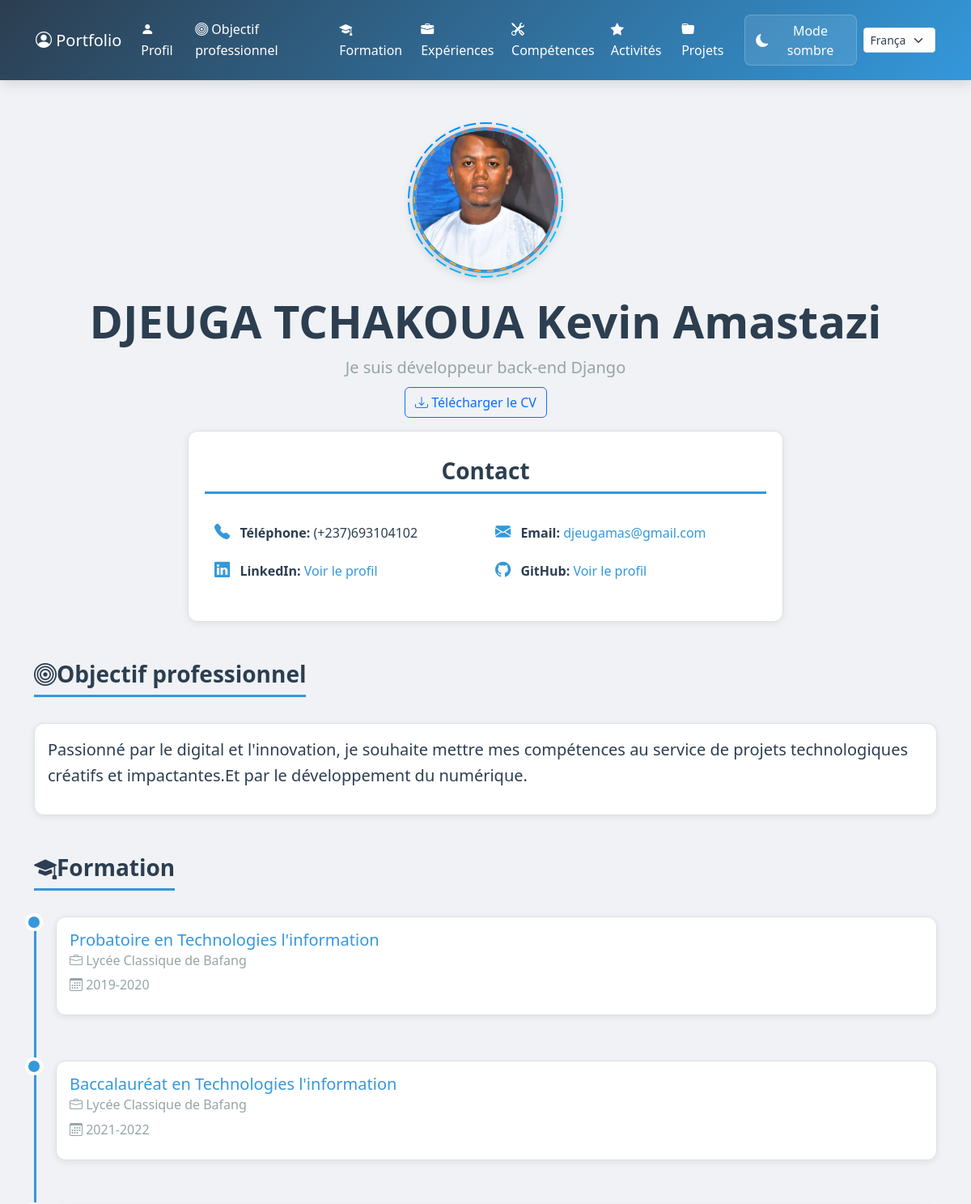
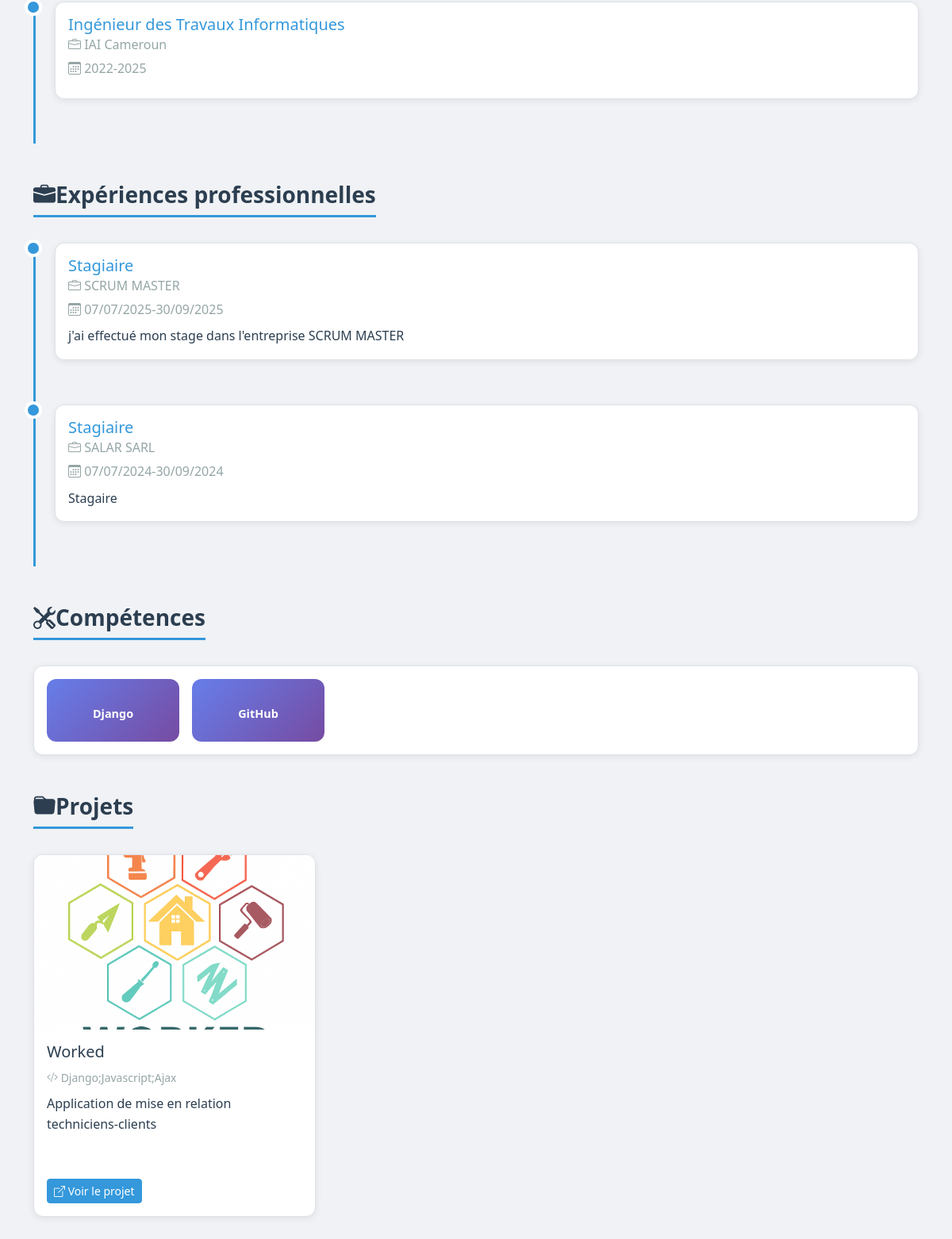
The app's page /, older data (2 pictures, top to bottom).
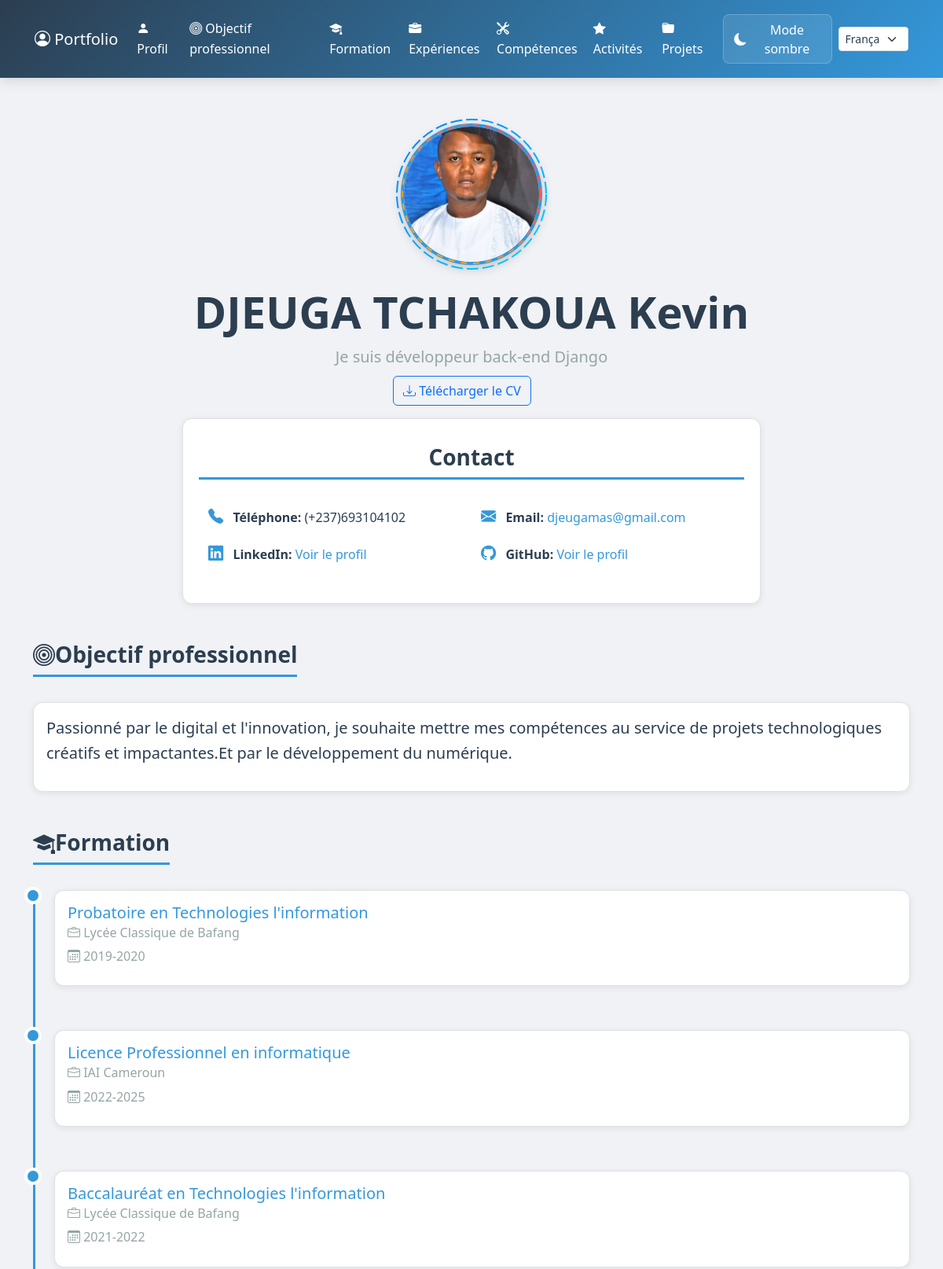
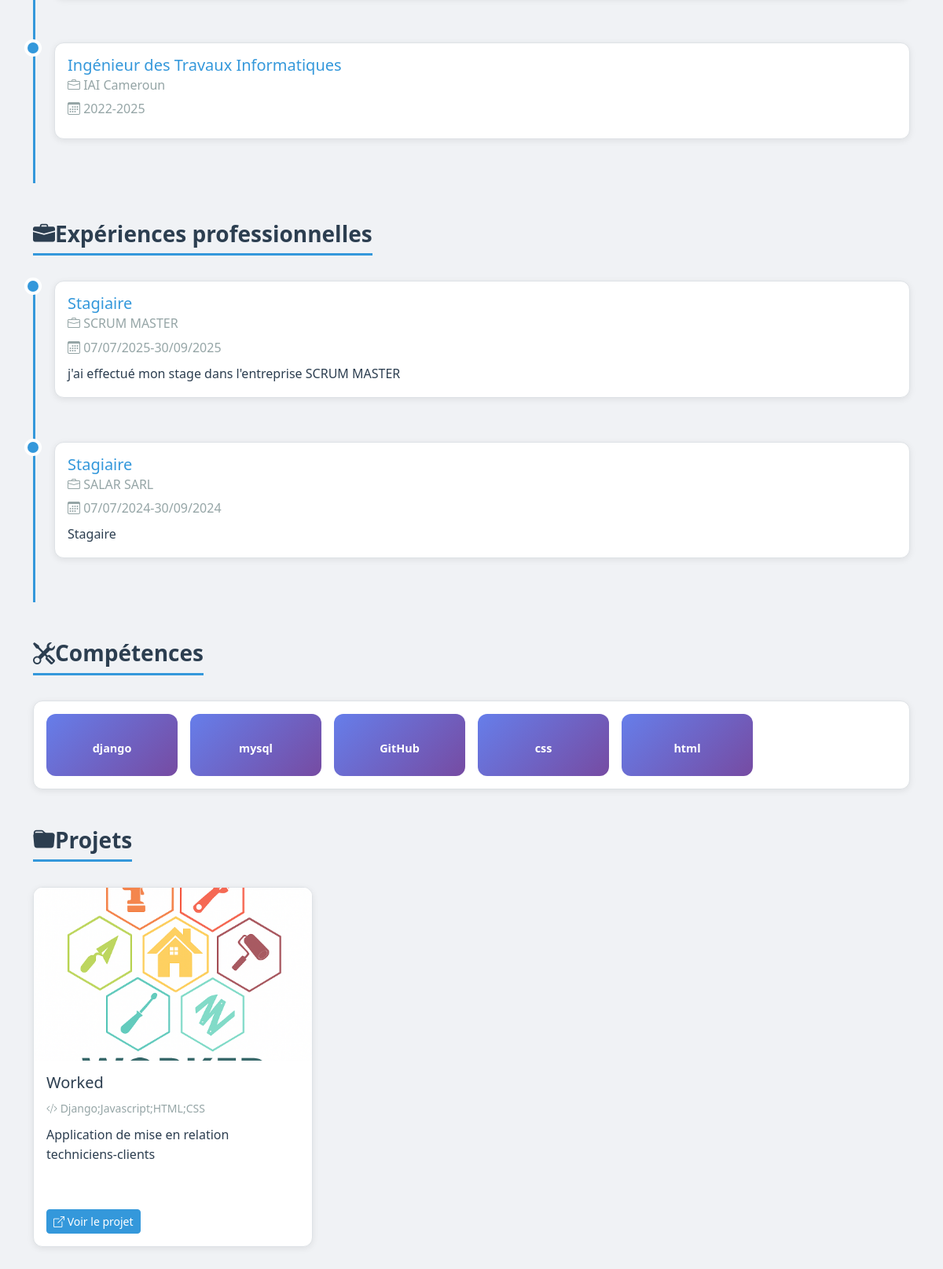
The same page, newer data (2 pictures, top to bottom).
### portfolio/models.py (models this page shows, shortened)
class Profil(models.Model):
    user = models.OneToOneField(User, on_delete=models.CASCADE)
    nom = models.CharField(max_length=100, default='DJEUGA TCHAKOUA')
    prenom = models.CharField(max_length=100, default='KEVIN')
    pays = models.CharField(max_length=100, default='Cameroun')
    telephone = models.CharField(max_length=20, default='(+237)693104102')
    email = models.EmailField(default='djeugamas@gmail.com')
    linkedin = models.URLField(blank=True, default='linkedin.com/in/kevin-djeuga')
    github = models.URLField(blank=True, default='https://github.com/AMASTAZI')
    objectif = models.TextField(default='Passionné par le digital et l\'innovation, je souhaite mettre mes compétences au service de projets technologiques créatifs et impactants.')
    photo = models.ImageField(upload_to='profils/', blank=True, null=True)
    cv = models.FileField(upload_to='cvs/', blank=True, null=True)
    class Meta:
        verbose_name = 'Profil'
        verbose_name_plural = 'Profils'

class Formation(models.Model):
    profil = models.ForeignKey(Profil, on_delete=models.CASCADE, related_name='formations')
    titre = models.CharField(max_length=200)
    etablissement = models.CharField(max_length=200)
    periode = models.CharField(max_length=100)
    description = models.TextField(blank=True)
    ordre = models.IntegerField(default=0)
    class Meta:
        verbose_name = 'Formation'
        verbose_name_plural = 'Formations'
        ordering = ['-ordre', '-id']

class Experience(models.Model):
    profil = models.ForeignKey(Profil, on_delete=models.CASCADE, related_name='experiences')
    poste = models.CharField(max_length=200)
    entreprise = models.CharField(max_length=200)
    periode = models.CharField(max_length=100)
    description = models.TextField()
    ordre = models.IntegerField(default=0)
    class Meta:
        verbose_name = 'Expérience'
        verbose_name_plural = 'Expériences'
        ordering = ['-ordre', '-id']

class Competence(models.Model):
    profil = models.ForeignKey(Profil, on_delete=models.CASCADE, related_name='competences')
    nom = models.CharField(max_length=100)
    categorie = models.CharField(max_length=100, blank=True)
    class Meta:
        verbose_name = 'Compétence'
        verbose_name_plural = 'Compétences'
        ordering = ['categorie', 'nom']

class Projet(models.Model):
    profil = models.ForeignKey(Profil, on_delete=models.CASCADE, related_name='projets')
    titre = models.CharField(max_length=200)
    description = models.TextField(blank=True)
    image_principale = models.ImageField(upload_to='projets/', blank=True, null=True)
    langages = models.CharField(max_length=200, blank=True, help_text='Liste de langages séparés par des virgules')
    ordre = models.IntegerField(default=0)
    lien = models.URLField(blank=True, null=True, help_text='Lien vers le projet (ex: démo ou repo)')
    class Meta:
        verbose_name = 'Projet'
        verbose_name_plural = 'Projets'
        ordering = ['-ordre', '-id']

### portfolio/views.py (the view)
# urls.py: path('', views.accueil, name='accueil'),
def accueil(request):
    try:
        profil = Profil.objects.prefetch_related('projets', 'projets__images').first()
    except Profil.DoesNotExist:
        profil = None
    context = {
        'profil': profil,
    }
    return render(request, 'portfolio/accueil.html', context)

### portfolio/templates/portfolio/accueil.html (shortened to what this page needs)
{% extends 'portfolio/base.html' %}
{% block content %}
{% if profil %}
    <div id="profil" class="text-center mb-3">
        <div class="profile-photo-wrapper mb-3">
    {% if profil.photo %}
        <img src="{{ profil.photo.url }}" alt="{{ profil.prenom }} {{ profil.nom }}" class="profile-photo">
    {% else %}
        <div class="profile-photo d-inline-flex align-items-center justify-content-center bg-secondary text-white" style="font-size: 4rem;">
            <i class="bi bi-person-circle"></i>
        </div>
    {% endif %}
</div>
        <h1 class="display-4 fw-bold"> {{ profil.nom }} {{ profil.prenom }}</h1>
        <p class="lead text-muted mb-2" id="pays-display">{{ profil.pays }}</p>
        <div class="w-100 mt-2">
            <div class="row justify-content-center align-items-center">
                <div class="col-auto text-center">
                    {% if profil.cv %}
                        <a href="{{ profil.cv.url }}" class="btn btn-outline-primary" target="_blank" rel="noopener" download>
                            <i class="bi bi-download"></i> Télécharger le CV
                        </a>
                    {% else %}
                        <span class="badge bg-secondary">CV non fourni</span>
                    {% endif %}
                </div>
            </div>
        </div>
    </div>
    <div class="row mb-5">
        <div class="col-md-8 mx-auto">
            <div class="contact-info">
                <div class="row">
                    <h2 class="section-title" style="text-align:center;">Contact</h2>
                    <div class="col-md-6 mb-3">
                        <i class="bi bi-telephone-fill"></i>
                        <strong>Téléphone:</strong> {{ profil.telephone }}
                    </div>
                    <div class="col-md-6 mb-3">
                        <i class="bi bi-envelope-fill"></i>
                        <strong>Email:</strong> <a href="mailto:{{ profil.email }}" style="text-decoration:none;">{{ profil.email }}</a>
                    </div>
                    {% if profil.linkedin %}
                    <div class="col-md-6 mb-3">
                        <i class="bi bi-linkedin"></i>
                        <strong>LinkedIn:</strong> <a href="{{ profil.linkedin }}" target="_blank" rel="noopener" style="text-decoration:none;">Voir le profil</a>
                    </div>
                    {% endif %}
                    {% if profil.github %}
                    <div class="col-md-6 mb-3">
                        <i class="bi bi-github"></i>
                        <strong>GitHub:</strong> <a href="{{ profil.github }}" target="_blank" rel="noopener" style="text-decoration:none;">Voir le profil</a>
                    </div>
                    {% endif %}
                </div>
            </div>
        </div>
    </div>
    {% if profil.objectif %}
    <div id="objectif" class="mb-5">
        <h2  class="section-title"><i class="bi bi-bullseye"></i>Objectif professionnel</h2>
        <div class="card">
            <div class="card-body">
                <p class="lead">{{ profil.objectif }}</p>
            </div>
        </div>
    </div>
    {% endif %}
    {% if profil.formations.all %}
    <div id="formation" class="mb-5">
        <h2 id="Formation" class="section-title"><i class="bi bi-mortarboard-fill"></i>Formation</h2>
        {% for formation in profil.formations.all %}
            <div class="timeline-item">
                <div class="card">
                    <div class="card-body">
                        <h5 class="card-title text-primary">{{ formation.titre }}</h5>
                        <h6 class="card-subtitle mb-2 text-muted">
                            <i class="bi bi-briefcase"></i> {{ formation.etablissement }}
                        </h6>
                        <p class="text-muted mb-2">
                            <i class="bi bi-calendar3"></i> {{ formation.periode }}
                        </p>
                    </div>
                </div>
            </div>
        {% endfor %}
    </div>
    {% endif %}
    {% if profil.experiences.all %}
    <div id="experiences" class="mb-5">
        <h2 class="section-title"><i class="bi bi-briefcase-fill"></i>Expériences professionnelles</h2>
        {% for experience in profil.experiences.all %}
            <div class="timeline-item">
                <div class="card">
                    <div class="card-body">
                        <h5 class="card-title text-primary">{{ experience.poste }}</h5>
                        <h6 class="card-subtitle mb-2 text-muted">
                            <i class="bi bi-briefcase"></i> {{ experience.entreprise }}
                        </h6>
                        <p class="text-muted mb-2">
                            <i class="bi bi-calendar3"></i> {{ experience.periode }}
                        </p>
                        <p class="card-text">{{ experience.description }}</p>
                    </div>
                </div>
            </div>
        {% endfor %}
    </div>
    {% endif %}
   {% load competence_tags %}
        {% if profil.competences.all %}
            <div id="competences" class="mb-5">
                <h2 class="section-title"><i class="bi bi-tools"></i>Compétences</h2>
                <div class="card">
                    <div class="card-body">
                        <div class="competences-grid">
                            {% for competence in profil.competences.all %}
                                <div class="competence-item">
                                    <span>{{ competence.nom }}</span>
                                </div>
                            {% endfor %}
                        </div>
                    </div>
                </div>
            </div>
        {% endif %}
    {% if profil.projets.all %}
    <div id="projets" class="mb-5">
        <h2 class="section-title"><i class="bi bi-folder-fill"></i>Projets</h2>
        <div class="row g-4">
            {% for projet in profil.projets.all %}
            <div class="col-12 col-md-6 col-lg-4">
                <div class="card h-100 project-card" data-bs-toggle="modal" data-bs-target="#projectModal-{{ projet.pk }}">
                    {% if projet.image_principale %}
                        <img src="{{ projet.image_principale.url }}" class="card-img-top" alt="{{ projet.titre }}">
                    {% endif %}
                    <div class="card-body d-flex flex-column">
                        <h5 class="card-title">{{ projet.titre }}</h5>
                        {% if projet.langages %}
                            <p class="mb-2">
                                <small class="text-muted">
                                    <i class="bi bi-code-slash"></i> {{ projet.langages }}
                                </small>
                            </p>
                        {% endif %}
                        {% if projet.description %}
                            <p class="card-text">{{ projet.description|truncatechars:120 }}</p>
                        {% else %}
                            <p class="card-text text-muted"><em>Pas de description.</em></p>
                        {% endif %}
                        <div class="mt-auto pt-2">
                            {% if projet.lien %}
                                <a href="{{ projet.lien }}" class="btn btn-primary btn-sm" target="_blank" rel="noopener" onclick="event.stopPropagation();">
                                    <i class="bi bi-box-arrow-up-right"></i> Voir le projet
                                </a>
                            {% else %}
                                <button class="btn btn-outline-secondary btn-sm" disabled>
                                    <i class="bi bi-hourglass-split"></i> En développement
                                </button>
                            {% endif %}
                        </div>
                    </div>
                </div>
            </div>
            {% endfor %}
        </div>
    </div>
    {% endif %}
{% endif %}
{% endblock %}

### portfolio/templates/portfolio/base.html (shortened to what this page needs)
<!DOCTYPE html>
{% load static %}
<html lang="fr">
<head>
    <link href="https://cdn.jsdelivr.net/npm/bootstrap@5.3.0/dist/css/bootstrap.min.css" rel="stylesheet">
    <link rel="stylesheet" href="https://cdn.jsdelivr.net/npm/bootstrap-icons@1.10.0/font/bootstrap-icons.css">
    <link rel="stylesheet" href="{% static 'css/styles.css' %}">
    <link rel="stylesheet" href="https://cdn.jsdelivr.net/gh/devicons/devicon@latest/devicon.min.css">
</head>
<body>
    <nav class="navbar navbar-expand-lg navbar-dark">
        <div class="container">
            <a class="navbar-brand" href="{% url 'portfolio:accueil' %}">
                <i class="bi bi-person-circle"></i> Portfolio
            </a>
            <div class="collapse navbar-collapse" id="navbarNav">
                <ul class="navbar-nav ms-auto align-items-center">
                    <li class="nav-item">
                        <a class="nav-link" href="{% url 'portfolio:accueil' %}#profil">
                            <i class="bi bi-person-fill"></i> Profil
                        </a>
                    </li>
                    <li class="nav-item">
                        <a class="nav-link" href="{% url 'portfolio:accueil' %}#objectif">
                            <i class="bi bi-bullseye"></i> Objectif professionnel
                        </a>
                    </li>
                    <li class="nav-item">
                        <a class="nav-link" href="{% url 'portfolio:accueil' %}#formation">
                            <i class="bi bi-mortarboard-fill"></i> Formation
                        </a>
                    </li>
                    <li class="nav-item">
                        <a class="nav-link" href="{% url 'portfolio:accueil' %}#experiences">
                            <i class="bi bi-briefcase-fill"></i> Expériences
                        </a>
                    </li>
                    <li class="nav-item">
                        <a class="nav-link" href="{% url 'portfolio:accueil' %}#competences">
                            <i class="bi bi-tools"></i> Compétences
                        </a>
                    </li>
                    <li class="nav-item">
                        <a class="nav-link" href="{% url 'portfolio:accueil' %}#activites">
                            <i class="bi bi-star-fill"></i> Activités
                        </a>
                    </li>
                    <li class="nav-item">
                        <a class="nav-link" href="{% url 'portfolio:accueil' %}#projets">
                            <i class="bi bi-folder-fill"></i> Projets
                        </a>
                    </li>
                    <li class="nav-item ms-2">
                        <button id="theme-toggle" class="btn btn-theme" type="button" aria-label="Basculer thème">
                            <i id="theme-icon" class="bi"></i>
                            <span id="theme-text" class="d-none d-lg-inline"></span>
                        </button>
                    </li>
                </ul>
                <form action="{% url 'set_language' %}" method="post" class="d-inline ms-2">
                    <select name="language" onchange="this.form.submit()" class="form-select form-select-sm" aria-label="Choisir la langue">
                        <option value="fr"{% if LANGUAGE_CODE == 'fr' %} selected{% endif %} data-flag="🇫🇷">Français</option>
                    </select>
                </form>
            </div>
        </div>
    </nav>
    <main class="container my-5">
        {% block content %}
        {% endblock %}
    </main>
</body>
</html>

Row changes from the older to the newer data that the page shows:
changed Profil "DJEUGA TCHAKOUA": prenom "Kevin Amastazi" → "Kevin"
added Formation: titre "Licence Professionnel en informatique", etablissement "IAI Cameroun", periode "2022-2025"
changed Competence: nom "Django" → "django"
added Competence: nom "mysql"
added Competence: nom "css"
added Competence: nom "html"
changed Projet "Worked": langages "Django;Javascript;Ajax" → "Django;Javascript;HTML;CSS"
